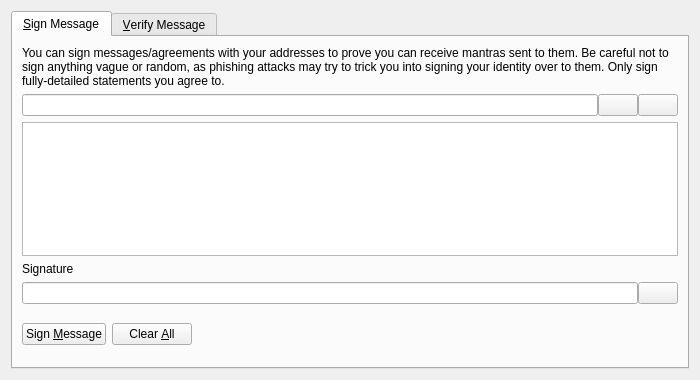
<?xml version="1.0" encoding="UTF-8"?>
<ui version="4.0">
 <class>SignVerifyMessageDialog</class>
 <widget class="QDialog" name="SignVerifyMessageDialog">
  <property name="geometry">
   <rect>
    <x>0</x>
    <y>0</y>
    <width>700</width>
    <height>380</height>
   </rect>
  </property>
  <property name="windowTitle">
   <string>Signatures - Sign / Verify a Message</string>
  </property>
  <property name="modal">
   <bool>true</bool>
  </property>
  <layout class="QVBoxLayout" name="verticalLayout">
   <item>
    <widget class="QTabWidget" name="tabWidget">
     <property name="currentIndex">
      <number>0</number>
     </property>
     <widget class="QWidget" name="tabSignMessage">
      <attribute name="title">
       <string>&amp;Sign Message</string>
      </attribute>
      <layout class="QVBoxLayout" name="verticalLayout_SM">
       <item>
        <widget class="QLabel" name="infoLabel_SM">
         <property name="text">
          <string>You can sign messages/agreements with your addresses to prove you can receive mantras sent to them. Be careful not to sign anything vague or random, as phishing attacks may try to trick you into signing your identity over to them. Only sign fully-detailed statements you agree to.</string>
         </property>
         <property name="textFormat">
          <enum>Qt::PlainText</enum>
         </property>
         <property name="wordWrap">
          <bool>true</bool>
         </property>
        </widget>
       </item>
       <item>
        <layout class="QHBoxLayout" name="horizontalLayout_1_SM">
         <property name="spacing">
          <number>0</number>
         </property>
         <item>
          <widget class="QValidatedLineEdit" name="addressIn_SM">
           <property name="toolTip">
            <string>The mantra address to sign the message with</string>
           </property>
          </widget>
         </item>
         <item>
          <widget class="QPushButton" name="addressBookButton_SM">
           <property name="toolTip">
            <string>Choose previously used address</string>
           </property>
           <property name="text">
            <string/>
           </property>
           <property name="icon">
            <iconset resource="../bitcoin.qrc">
             <normaloff>:/icons/address-book</normaloff>:/icons/address-book</iconset>
           </property>
           <property name="shortcut">
            <string>Alt+A</string>
           </property>
           <property name="autoDefault">
            <bool>false</bool>
           </property>
          </widget>
         </item>
         <item>
          <widget class="QPushButton" name="pasteButton_SM">
           <property name="toolTip">
            <string>Paste address from clipboard</string>
           </property>
           <property name="text">
            <string/>
           </property>
           <property name="icon">
            <iconset resource="../bitcoin.qrc">
             <normaloff>:/icons/editpaste</normaloff>:/icons/editpaste</iconset>
           </property>
           <property name="shortcut">
            <string>Alt+P</string>
           </property>
           <property name="autoDefault">
            <bool>false</bool>
           </property>
          </widget>
         </item>
        </layout>
       </item>
       <item>
        <widget class="QPlainTextEdit" name="messageIn_SM">
         <property name="toolTip">
          <string>Enter the message you want to sign here</string>
         </property>
        </widget>
       </item>
       <item>
        <widget class="QLabel" name="signatureLabel_SM">
         <property name="text">
          <string>Signature</string>
         </property>
         <property name="textFormat">
          <enum>Qt::PlainText</enum>
         </property>
        </widget>
       </item>
       <item>
        <layout class="QHBoxLayout" name="horizontalLayout_2_SM">
         <property name="spacing">
          <number>0</number>
         </property>
         <item>
          <widget class="QLineEdit" name="signatureOut_SM">
           <property name="font">
            <font>
             <italic>true</italic>
            </font>
           </property>
           <property name="readOnly">
            <bool>true</bool>
           </property>
          </widget>
         </item>
         <item>
          <widget class="QPushButton" name="copySignatureButton_SM">
           <property name="toolTip">
            <string>Copy the current signature to the system clipboard</string>
           </property>
           <property name="text">
            <string/>
           </property>
           <property name="icon">
            <iconset resource="../bitcoin.qrc">
             <normaloff>:/icons/editcopy</normaloff>:/icons/editcopy</iconset>
           </property>
           <property name="autoDefault">
            <bool>false</bool>
           </property>
          </widget>
         </item>
        </layout>
       </item>
       <item>
        <layout class="QHBoxLayout" name="horizontalLayout_3_SM">
         <item>
          <widget class="QPushButton" name="signMessageButton_SM">
           <property name="toolTip">
            <string>Sign the message to prove you own this mantra address</string>
           </property>
           <property name="text">
            <string>Sign &amp;Message</string>
           </property>
           <property name="icon">
            <iconset resource="../bitcoin.qrc">
             <normaloff>:/icons/edit</normaloff>:/icons/edit</iconset>
           </property>
           <property name="autoDefault">
            <bool>false</bool>
           </property>
          </widget>
         </item>
         <item>
          <widget class="QPushButton" name="clearButton_SM">
           <property name="toolTip">
            <string>Reset all sign message fields</string>
           </property>
           <property name="text">
            <string>Clear &amp;All</string>
           </property>
           <property name="icon">
            <iconset resource="../bitcoin.qrc">
             <normaloff>:/icons/remove</normaloff>:/icons/remove</iconset>
           </property>
           <property name="autoDefault">
            <bool>false</bool>
           </property>
          </widget>
         </item>
         <item>
          <spacer name="horizontalSpacer_1_SM">
           <property name="orientation">
            <enum>Qt::Horizontal</enum>
           </property>
           <property name="sizeHint" stdset="0">
            <size>
             <width>40</width>
             <height>48</height>
            </size>
           </property>
          </spacer>
         </item>
         <item>
          <widget class="QLabel" name="statusLabel_SM">
           <property name="font">
            <font>
             <weight>75</weight>
             <bold>true</bold>
            </font>
           </property>
           <property name="text">
            <string/>
           </property>
           <property name="wordWrap">
            <bool>true</bool>
           </property>
          </widget>
         </item>
         <item>
          <spacer name="horizontalSpacer_2_SM">
           <property name="orientation">
            <enum>Qt::Horizontal</enum>
           </property>
           <property name="sizeHint" stdset="0">
            <size>
             <width>40</width>
             <height>48</height>
            </size>
           </property>
          </spacer>
         </item>
        </layout>
       </item>
      </layout>
     </widget>
     <widget class="QWidget" name="tabVerifyMessage">
      <attribute name="title">
       <string>&amp;Verify Message</string>
      </attribute>
      <layout class="QVBoxLayout" name="verticalLayout_VM">
       <item>
        <widget class="QLabel" name="infoLabel_VM">
         <property name="text">
          <string>Enter the receiver's address, message (ensure you copy line breaks, spaces, tabs, etc. exactly) and signature below to verify the message. Be careful not to read more into the signature than what is in the signed message itself, to avoid being tricked by a man-in-the-middle attack. Note that this only proves the signing party receives with the address, it cannot prove sendership of any transaction!</string>
         </property>
         <property name="textFormat">
          <enum>Qt::PlainText</enum>
         </property>
         <property name="alignment">
          <set>Qt::AlignLeading|Qt::AlignLeft|Qt::AlignTop</set>
         </property>
         <property name="wordWrap">
          <bool>true</bool>
         </property>
        </widget>
       </item>
       <item>
        <layout class="QHBoxLayout" name="horizontalLayout_1_VM">
         <property name="spacing">
          <number>0</number>
         </property>
         <item>
          <widget class="QValidatedLineEdit" name="addressIn_VM">
           <property name="toolTip">
            <string>The mantra address the message was signed with</string>
           </property>
          </widget>
         </item>
         <item>
          <widget class="QPushButton" name="addressBookButton_VM">
           <property name="toolTip">
            <string>Choose previously used address</string>
           </property>
           <property name="text">
            <string/>
           </property>
           <property name="icon">
            <iconset resource="../bitcoin.qrc">
             <normaloff>:/icons/address-book</normaloff>:/icons/address-book</iconset>
           </property>
           <property name="shortcut">
            <string>Alt+A</string>
           </property>
           <property name="autoDefault">
            <bool>false</bool>
           </property>
          </widget>
         </item>
        </layout>
       </item>
       <item>
        <widget class="QPlainTextEdit" name="messageIn_VM"/>
       </item>
       <item>
        <widget class="QValidatedLineEdit" name="signatureIn_VM"/>
       </item>
       <item>
        <layout class="QHBoxLayout" name="horizontalLayout_2_VM">
         <item>
          <widget class="QPushButton" name="verifyMessageButton_VM">
           <property name="toolTip">
            <string>Verify the message to ensure it was signed with the specified mantra address</string>
           </property>
           <property name="text">
            <string>Verify &amp;Message</string>
           </property>
           <property name="icon">
            <iconset resource="../bitcoin.qrc">
             <normaloff>:/icons/transaction_0</normaloff>:/icons/transaction_0</iconset>
           </property>
           <property name="autoDefault">
            <bool>false</bool>
           </property>
          </widget>
         </item>
         <item>
          <widget class="QPushButton" name="clearButton_VM">
           <property name="toolTip">
            <string>Reset all verify message fields</string>
           </property>
           <property name="text">
            <string>Clear &amp;All</string>
           </property>
           <property name="icon">
            <iconset resource="../bitcoin.qrc">
             <normaloff>:/icons/remove</normaloff>:/icons/remove</iconset>
           </property>
           <property name="autoDefault">
            <bool>false</bool>
           </property>
          </widget>
         </item>
         <item>
          <spacer name="horizontalSpacer_1_VM">
           <property name="orientation">
            <enum>Qt::Horizontal</enum>
           </property>
           <property name="sizeHint" stdset="0">
            <size>
             <width>40</width>
             <height>48</height>
            </size>
           </property>
          </spacer>
         </item>
         <item>
          <widget class="QLabel" name="statusLabel_VM">
           <property name="font">
            <font>
             <weight>75</weight>
             <bold>true</bold>
            </font>
           </property>
           <property name="text">
            <string/>
           </property>
           <property name="wordWrap">
            <bool>true</bool>
           </property>
          </widget>
         </item>
         <item>
          <spacer name="horizontalSpacer_2_VM">
           <property name="orientation">
            <enum>Qt::Horizontal</enum>
           </property>
           <property name="sizeHint" stdset="0">
            <size>
             <width>40</width>
             <height>48</height>
            </size>
           </property>
          </spacer>
         </item>
        </layout>
       </item>
      </layout>
     </widget>
    </widget>
   </item>
  </layout>
 </widget>
 <customwidgets>
  <customwidget>
   <class>QValidatedLineEdit</class>
   <extends>QLineEdit</extends>
   <header>qvalidatedlineedit.h</header>
  </customwidget>
 </customwidgets>
 <resources>
  <include location="../bitcoin.qrc"/>
 </resources>
 <connections/>
</ui>
